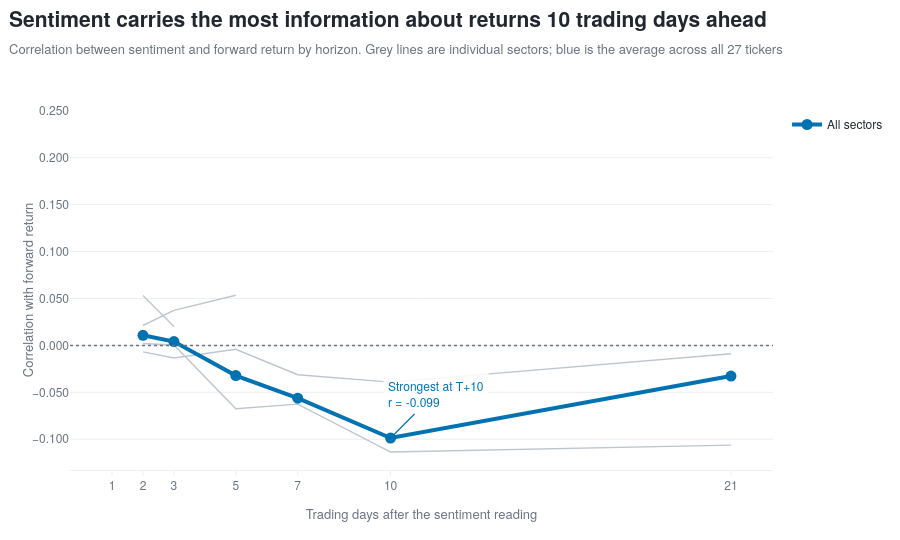

Here is the notebook cell this chart was saved with:
### Code cell
fig = go.Figure()

# Individual sectors in muted grey provide context
for sector in sector_h.sector.unique():
    d = sector_h[sector_h.sector == sector]
    fig.add_trace(go.Scatter(
        x=d.horizon, y=d['corr'], mode='lines',
        line=dict(color=CONTEXT, width=1.4),
        name=sector, showlegend=False, hoverinfo='skip'))

# The market-wide average carries the story
avg = by_h['mean'].reset_index()
fig.add_trace(go.Scatter(
    x=avg.horizon, y=avg['mean'], mode='lines+markers',
    line=dict(color=POS, width=4), marker=dict(size=11, color=POS),
    name='All sectors',
    hovertemplate='T+%{x} days<br>correlation %{y:.4f}<extra></extra>'))

fig.add_hline(y=0, line_color=MUTED, line_width=1.5, line_dash='dot')

peak_val = float(avg.loc[avg.horizon == peak_h, 'mean'].iloc[0])
note(fig, f'Strongest at T+{peak_h}<br>r = {peak_val:+.3f}',
     x=peak_h, y=peak_val, ax=45, ay=-45, color=POS)

fig.update_xaxes(title='Trading days after the sentiment reading',
                 tickmode='array', tickvals=HORIZONS)
fig.update_yaxes(title='Correlation with forward return', tickformat='.3f')

direction = 'rises then fades' if peak_h not in (HORIZONS[0], HORIZONS[-1]) else 'shifts'
titled(fig,
       f'Sentiment carries the most information about returns {peak_h} trading days ahead',
       f'Correlation between sentiment and forward return by horizon. Grey lines are '
       f'individual sectors; blue is the average across all {lead.ticker.nunique()} tickers',
       height=540)
fig.show()

print(f'The relationship {direction} with horizon, peaking at T+{peak_h} (r={peak_val:+.4f}).')
print('A signal that survives several days is consistent with information diffusing')
print('gradually rather than being priced instantly.')

### Figure 1 — Plotly figure (JSON) as saved in the notebook; plotly's stock layout.template omitted (floating-point values rounded to 4 significant figures)
{"data": [{"hoverinfo": "skip", "line": {"color": "#BFC5CF", "width": 1.4}, "mode": "lines", "name": "AI Accelerators", "showlegend": false, "type": "scatter", "x": [1, 2, 3, 5, 7, 10, 21], "y": [NaN, NaN, NaN, NaN, NaN, NaN, NaN]}, {"hoverinfo": "skip", "line": {"color": "#BFC5CF", "width": 1.4}, "mode": "lines", "name": "Big Tech", "showlegend": false, "type": "scatter", "x": [1, 2, 3, 5, 7, 10, 21], "y": [NaN, NaN, NaN, NaN, NaN, NaN, NaN]}, {"hoverinfo": "skip", "line": {"color": "#BFC5CF", "width": 1.4}, "mode": "lines", "name": "Cloud / SaaS", "showlegend": false, "type": "scatter", "x": [1, 2, 3, 5, 7, 10, 21], "y": [NaN, 0.05314, 0.02027, NaN, NaN, NaN, 0.2316]}, {"hoverinfo": "skip", "line": {"color": "#BFC5CF", "width": 1.4}, "mode": "lines", "name": "Consumer Tech", "showlegend": false, "type": "scatter", "x": [1, 2, 3, 5, 7, 10, 21], "y": [NaN, NaN, NaN, NaN, NaN, NaN, NaN]}, {"hoverinfo": "skip", "line": {"color": "#BFC5CF", "width": 1.4}, "mode": "lines", "name": "Cybersecurity", "showlegend": false, "type": "scatter", "x": [1, 2, 3, 5, 7, 10, 21], "y": [NaN, 0.02121, 0.03729, 0.05345, NaN, NaN, 0.02369]}, {"hoverinfo": "skip", "line": {"color": "#BFC5CF", "width": 1.4}, "mode": "lines", "name": "Enterprise AI", "showlegend": false, "type": "scatter", "x": [1, 2, 3, 5, 7, 10, 21], "y": [NaN, NaN, NaN, NaN, NaN, NaN, NaN]}, {"hoverinfo": "skip", "line": {"color": "#BFC5CF", "width": 1.4}, "mode": "lines", "name": "Enterprise Fintech", "showlegend": false, "type": "scatter", "x": [1, 2, 3, 5, 7, 10, 21], "y": [NaN, NaN, NaN, NaN, NaN, NaN, NaN]}, {"hoverinfo": "skip", "line": {"color": "#BFC5CF", "width": 1.4}, "mode": "lines", "name": "Macro Risk", "showlegend": false, "type": "scatter", "x": [1, 2, 3, 5, 7, 10, 21], "y": [NaN, NaN, NaN, NaN, NaN, NaN, NaN]}, {"hoverinfo": "skip", "line": {"color": "#BFC5CF", "width": 1.4}, "mode": "lines", "name": "Portfolio", "showlegend": false, "type": "scatter", "x": [1, 2, 3, 5, 7, 10, 21], "y": [NaN, 0.002014, 0.0004091, -0.06754, -0.06254, -0.1136, -0.1062]}, {"hoverinfo": "skip", "line": {"color": "#BFC5CF", "width": 1.4}, "mode": "lines", "name": "Semiconductor Supply", "showlegend": false, "type": "scatter", "x": [1, 2, 3, 5, 7, 10, 21], "y": [NaN, -0.006836, -0.0134, -0.004186, -0.03126, -0.0391, -0.008943]}, {"hovertemplate": "T+%{x} days<br>correlation %{y:.4f}<extra></extra>", "line": {"color": "#0072B2", "width": 4}, "marker": {"color": "#0072B2", "size": 11}, "mode": "lines+markers", "name": "All sectors", "type": "scatter", "x": [1, 2, 3, 5, 7, 10, 21], "y": [NaN, 0.0108, 0.004049, -0.03215, -0.05628, -0.09867, -0.03265]}], "layout": {"annotations": [{"align": "left", "arrowcolor": "#0072B2", "arrowhead": 0, "arrowwidth": 1.2, "ax": 45, "ay": -45, "bgcolor": "rgba(255,255,255,0.85)", "borderpad": 4, "font": {"color": "#0072B2", "size": 12}, "showarrow": true, "text": "Strongest at T+10<br>r = -0.099", "x": 10, "y": -0.09867}], "height": 540, "shapes": [{"line": {"color": "#6B7280", "dash": "dot", "width": 1.5}, "type": "line", "x0": 0, "x1": 1, "xref": "x domain", "y0": 0, "y1": 0, "yref": "y"}], "title": {"text": "<b>Sentiment carries the most information about returns 10 trading days ahead</b><br><span style='font-size:13px;color:#6B7280'>Correlation between sentiment and forward return by horizon. Grey lines are individual sectors; blue is the average across all 27 tickers</span>"}, "xaxis": {"tickmode": "array", "tickvals": [1, 2, 3, 5, 7, 10, 21], "title": {"text": "Trading days after the sentiment reading"}}, "yaxis": {"tickformat": ".3f", "title": {"text": "Correlation with forward return"}}}}
